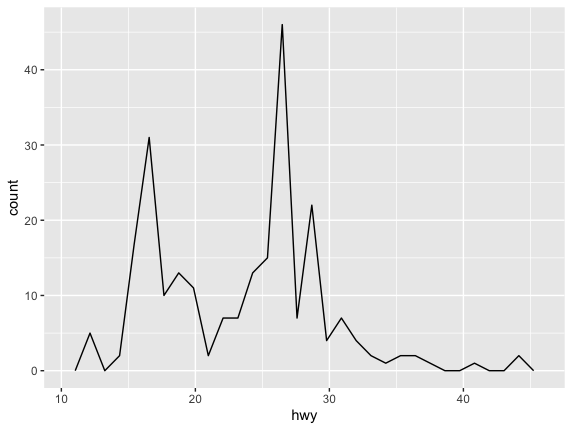

Write the R code that produced this figure.
library(tidyverse)

p <-ggplot(mpg, aes(hwy)) + geom_freqpoly()

print(p)
